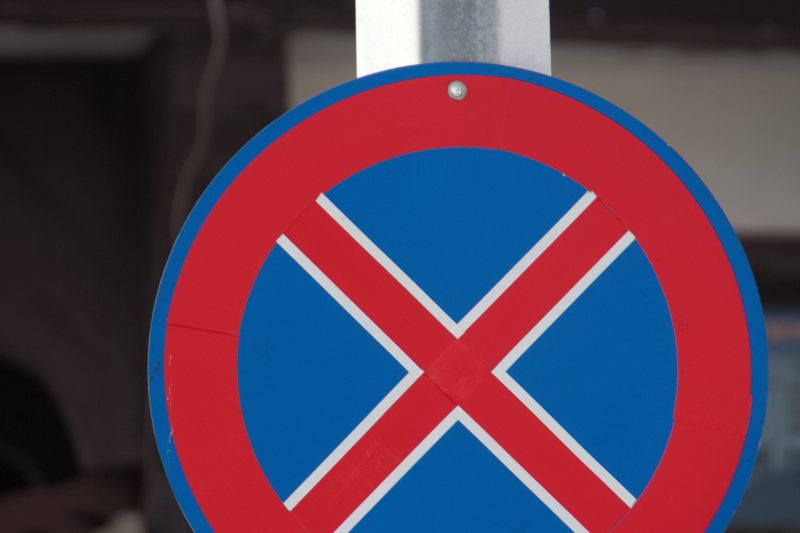
//> input picture Test2.png, 800 x 533 px
$ ./main   (built with g++ and OpenCV 4)
//> lines starting //> are read from the running program, lines starting //| are printed output that depends on the picture
#include "opencv2/opencv.hpp"

using namespace std;
using namespace cv;

int main()
{
    Mat image = imread("Test2.png");
//> image is the input picture: 533 rows x 800 cols, CV_8UC3; mean B, G, R 84.5, 63, 88.9
    if(image.empty())
    {
        cout << "Empty input image!";
        return -1;
    }

    Mat imgHsv, hue;
    vector<Mat> hsvChannels;
    cvtColor(image, imgHsv, COLOR_BGR2HSV);
//> imgHsv: 533 rows x 800 cols, CV_8UC3; mean H, S, V 123, 140.2, 127.6
    split(imgHsv, hsvChannels);
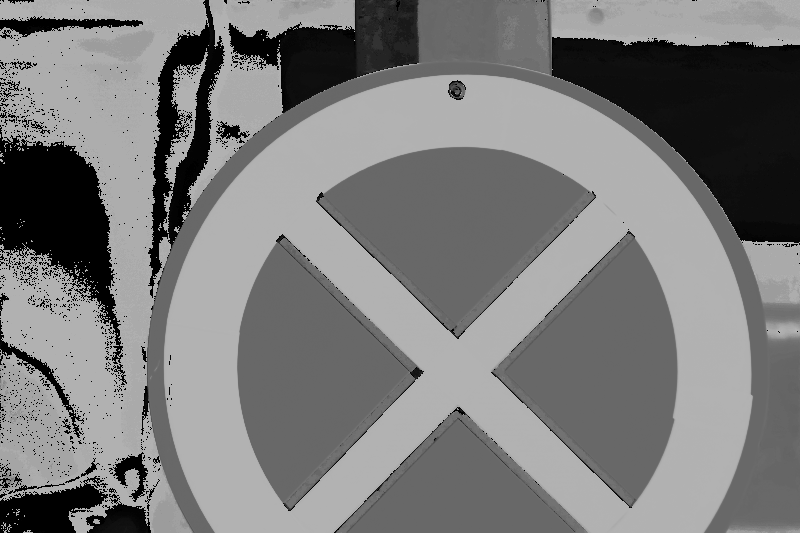
//> hsvChannels[0]: 533 rows x 800 cols, CV_8UC1; min 0, max 179, mean 123
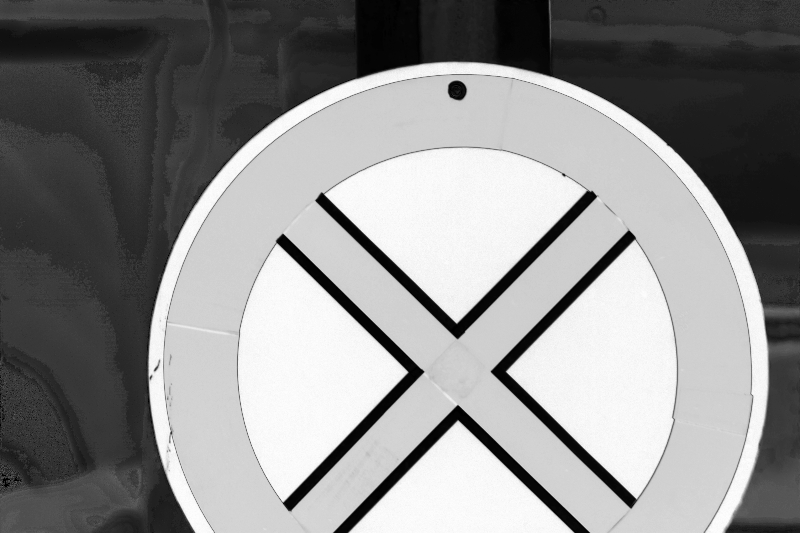
//> hsvChannels[1]: 533 rows x 800 cols, CV_8UC1; min 0, max 253, mean 140.2
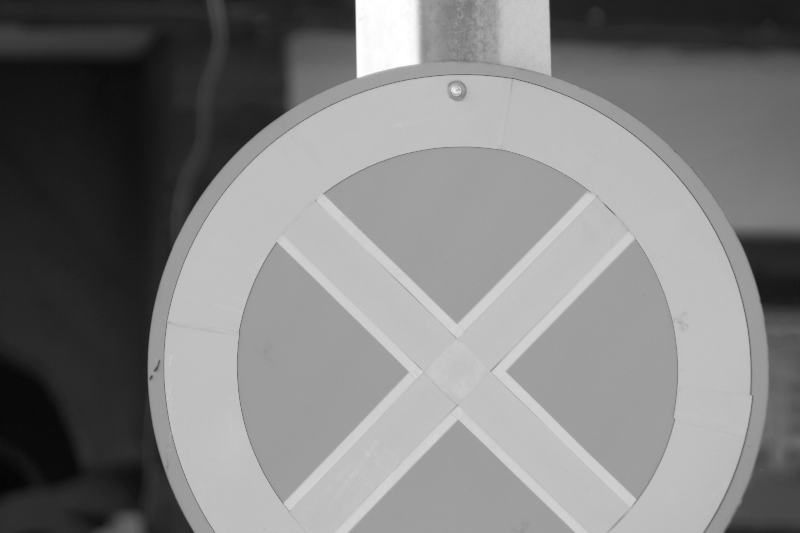
//> hsvChannels[2]: 533 rows x 800 cols, CV_8UC1; min 3, max 255, mean 127.6
    hue = hsvChannels[0];

    int bins = 36;
    int histSize[] = {bins};
    int nimages = 1;
    int dims = 1;
    int channels[] = {0};
    float rangeHue[] = {0, 180};
    const float* ranges[] = {rangeHue};
    bool uniform = true;
    bool accumulate = false;
    Mat histogram, mask;

    calcHist(&hue,
             nimages,
             channels,
             mask,
             histogram,
             dims,
             histSize,
             ranges,
             uniform,
             accumulate);
//> mask = empty; histogram = 36 values, max 148229 at index 35, min 13 at index 11, mean 11844.4

    double maxVal;
    minMaxLoc(histogram,
              0,
              &maxVal,
              0,
              0);
//> maxVal = 148229

    int gW = 800, gH = 100;
    Mat theGraph(gH, gW, CV_8UC3, Scalar::all(0));

    Mat colors(1, bins, CV_8UC3);
    for(int i=0; i<bins; i++)
    {
        colors.at<Vec3b>(i) =
                Vec3b(saturate_cast<uchar>(
                          (i+1)*180.0/bins), 255, 255);
    }
    cvtColor(colors, colors, COLOR_HSV2BGR);
    Point p1(0,0), p2(0,theGraph.rows-1);
    for(int i=0; i<bins; i++)
    {
        float value = histogram.at<float>(i,0);
        value = maxVal - value; // invert
        value = value / maxVal * theGraph.rows; // scale
        p1.y = value;
        p2.x = float(i+1) * float(theGraph.cols) / float(bins);
        rectangle(theGraph,
                  p1,
                  p2,
                  Scalar(colors.at<Vec3b>(i)),
                  CV_FILLED);
        p1.x = p2.x;
    }
//> this loop made 36 passes
//> value on passes 1 to 12: 77.23, 97.08, 85.08, 94.08, 99.84, 99.64, 99.32, 98.72, 99.66, 99.83, 99.74, 99.99
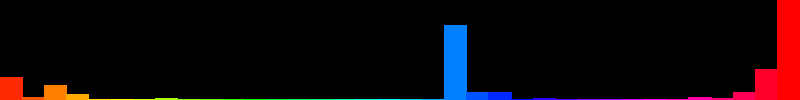
//> theGraph: 100 rows x 800 cols, CV_8UC3; mean B, G, R 8.4, 5.3, 14.5

    imshow("Image", image);
    imshow("Graph", theGraph);

    waitKey();

    return 0;
}

$ run again, with Circles.png copied over Test2.png
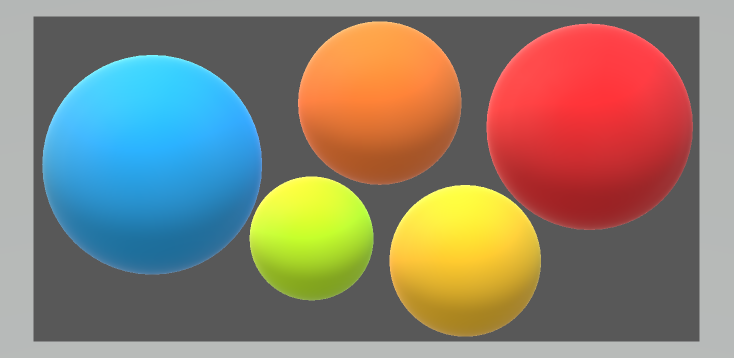
//> input picture Circles.png, 1468 x 716 px (shown at 1/2 size)
//> image is the input picture: 716 rows x 1468 cols, CV_8UC3; mean B, G, R 113.8, 128.2, 140.9
//> imgHsv: 716 rows x 1468 cols, CV_8UC3; mean H, S, V 44.7, 90.2, 167.3
//> `split(imgHsv, hsvChannels);`:
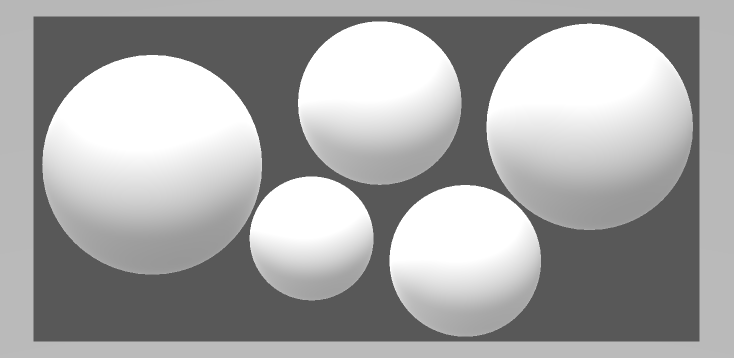
//> hsvChannels[2]: 716 rows x 1468 cols, CV_8UC1 (shown at 1/2 size); min 88, max 255, mean 167.3
//> mask = empty; histogram = 36 values, max 432187 at index 0, min 0 at index 9, mean 29196.9
//> maxVal = 432187
//> the loop `for(int i=0; i<bins; i++)` made 36 passes
//> value on passes 1 to 8: 0, 99.53, 82.61, 98.34, 88.66, 95.59, 96.73, 91.78
//> after the loop `for(int i=0; i<bins; i++)`:
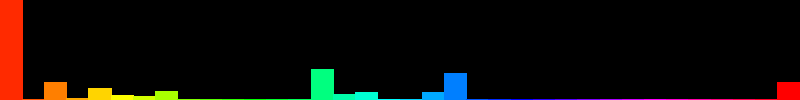
//> theGraph: 100 rows x 800 cols, CV_8UC3; mean B, G, R 5.4, 9.2, 12.8
